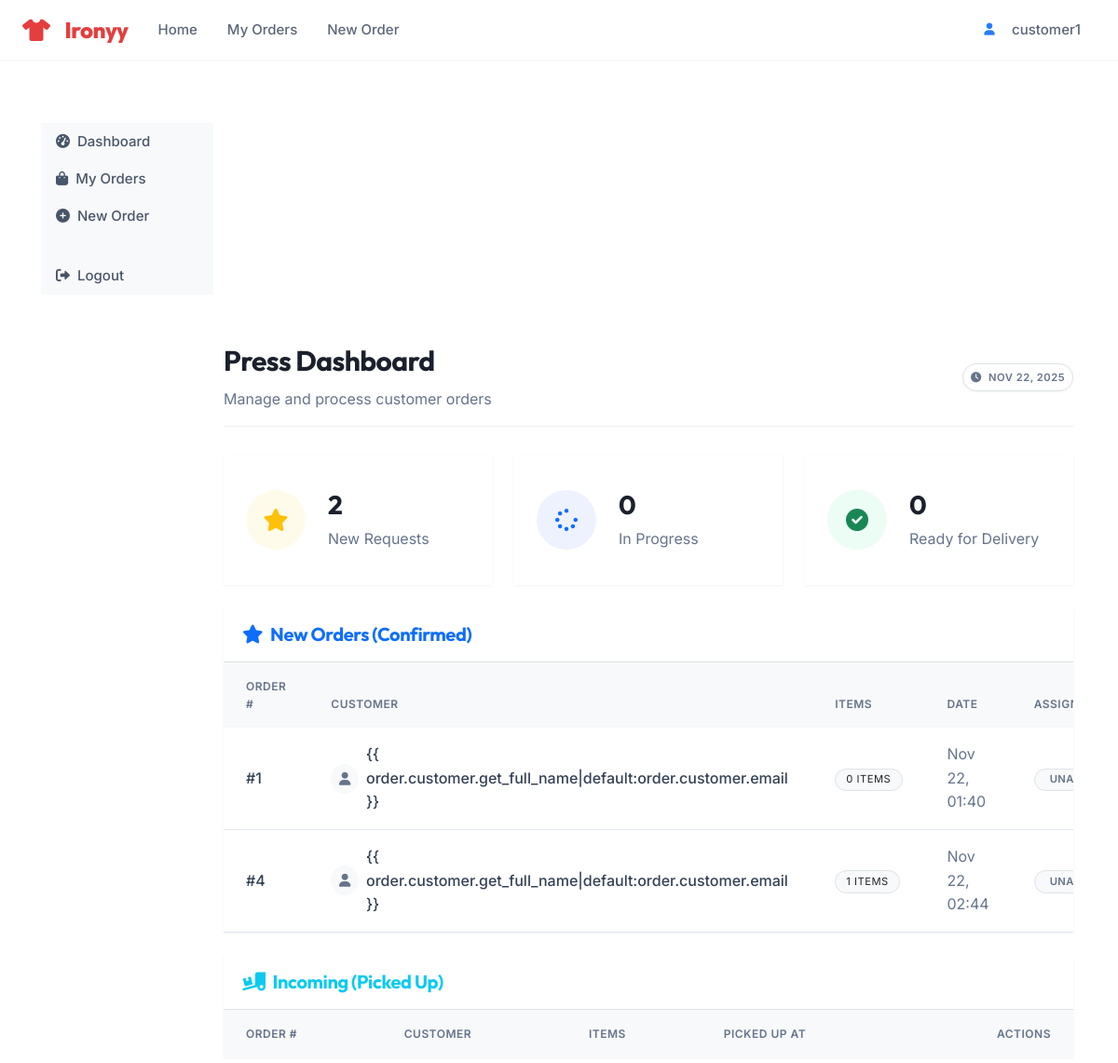
/dashboard/press/ (signed in, upper part), run on an earlier commit of the app's database.
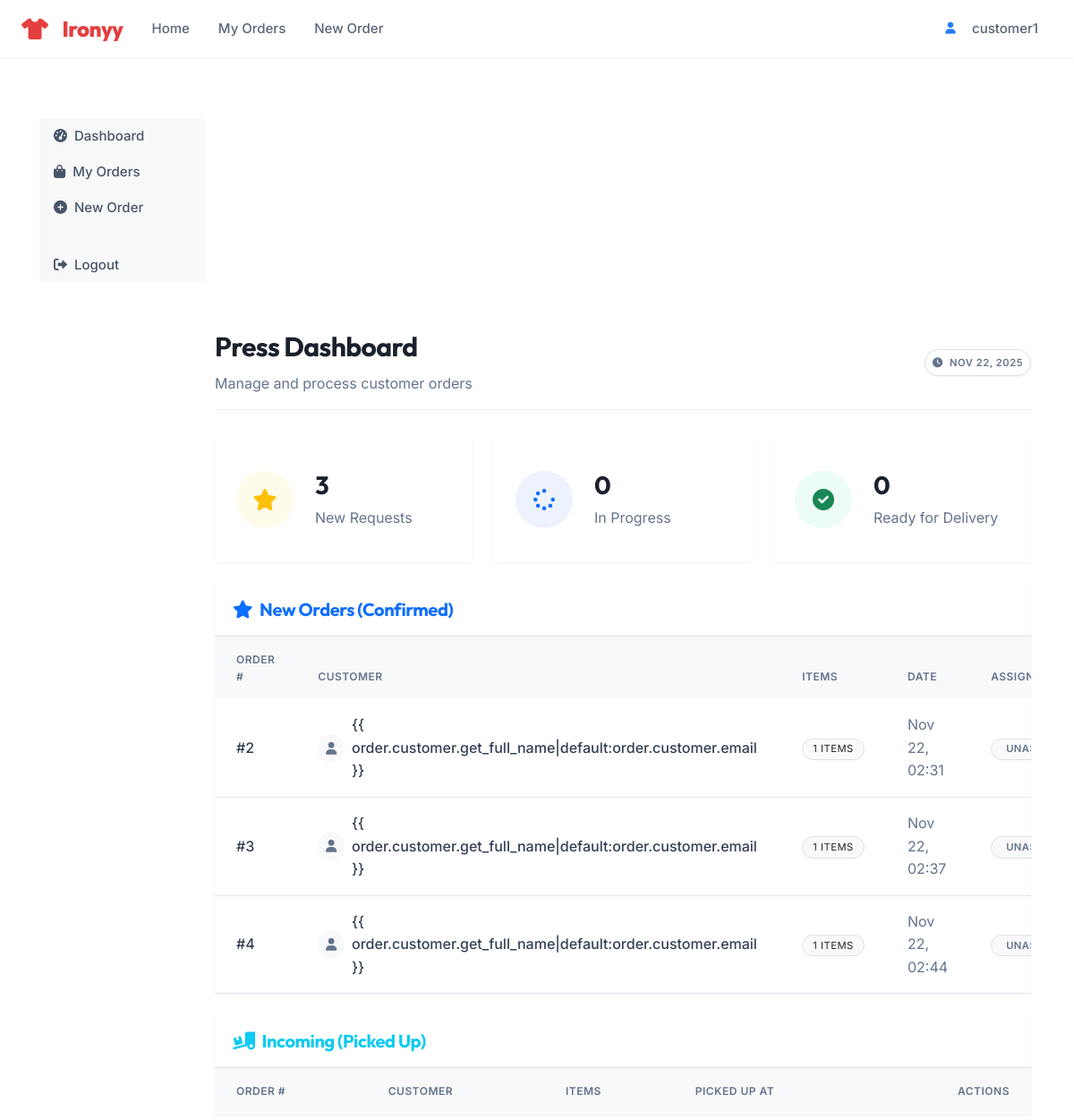
And on a later commit of the database.
### orders/models.py (models this page shows, shortened)
class Order(models.Model):
    class Status(models.TextChoices):
        DRAFT = 'draft', _('Draft')
        PENDING = 'pending', _('Pending Payment')
        CONFIRMED = 'confirmed', _('Confirmed')
        SCHEDULED_FOR_PICKUP = 'scheduled_for_pickup', _('Scheduled for Pickup')
        OUT_FOR_PICKUP = 'out_for_pickup', _('Out for Pickup')
        PICKED_UP = 'picked_up', _('Picked Up')
        PROCESSING = 'processing', _('In Progress')
        READY = 'ready', _('Ready for Delivery')
        OUT_FOR_DELIVERY = 'out_for_delivery', _('Out for Delivery')
        COMPLETED = 'completed', _('Completed')
        CANCELLED = 'cancelled', _('Cancelled')
        REFUNDED = 'refunded', _('Refunded')
        FAILED = 'failed', _('Failed')
    class PaymentStatus(models.TextChoices):
        PENDING = 'pending', _('Pending')
        AUTHORIZED = 'authorized', _('Authorized')
        PAID = 'paid', _('Paid')
        PARTIALLY_REFUNDED = 'partially_refunded', _('Partially Refunded')
        REFUNDED = 'refunded', _('Refunded')
        VOIDED = 'voided', _('Voided')
        FAILED = 'failed', _('Failed')
    class DeliveryType(models.TextChoices):
        PICKUP = 'pickup', _('Pickup')
        DELIVERY = 'delivery', _('Delivery')
    customer = models.ForeignKey(
        User,
        on_delete=models.PROTECT,
        related_name='orders',
        verbose_name=_('customer')
    )
    order_number = models.CharField(
        _('order number'),
        max_length=20,
        unique=True,
        db_index=True
    )
    status = models.CharField(
        _('status'),
        max_length=20,
        choices=Status.choices,
        default=Status.DRAFT,
        db_index=True
    )
    payment_status = models.CharField(
        _('payment status'),
        max_length=20,
        choices=PaymentStatus.choices,
        default=PaymentStatus.PENDING,
        db_index=True
    )
    delivery_type = models.CharField(
        _('delivery type'),
        max_length=10,
        choices=DeliveryType.choices,
        default=DeliveryType.PICKUP
    )
    pickup_address = models.TextField(_('pickup address'), blank=True)
    delivery_address = models.TextField(_('delivery address'), blank=True)
    preferred_pickup_date = models.DateField(_('preferred pickup date'), null=True, blank=True)
    preferred_delivery_date = models.DateField(_('preferred delivery date'), null=True, blank=True)
    subtotal = models.DecimalField(
        _('subtotal'),
        max_digits=10,
        decimal_places=2,
        default=Decimal('0.00')
    )
    tax_amount = models.DecimalField(
        _('tax amount'),
        max_digits=10,
        decimal_places=2,
        default=Decimal('0.00')
    )
    shipping_cost = models.DecimalField(
        _('shipping cost'),
        max_digits=10,
        decimal_places=2,
        default=Decimal('0.00')
    )
    discount_amount = models.DecimalField(
        _('discount amount'),
        max_digits=10,
        decimal_places=2,
        default=Decimal('0.00')
    )
    total_amount = models.DecimalField(
        _('total amount'),
        max_digits=10,
        decimal_places=2,
        default=Decimal('0.00')
    )
    assigned_staff = models.ForeignKey(
        User,
        on_delete=models.SET_NULL,
        null=True,
        blank=True,
        related_name='assigned_orders',
        verbose_name=_('assigned staff')
    )
    delivery_person = models.ForeignKey(
        User,
        on_delete=models.SET_NULL,
        null=True,
        blank=True,
        related_name='delivery_orders',
        verbose_name=_('delivery person')
    )
    created_at = models.DateTimeField(_('created at'), auto_now_add=True)
    updated_at = models.DateTimeField(_('updated at'), auto_now=True)
    confirmed_at = models.DateTimeField(_('confirmed at'), null=True, blank=True)
    completed_at = models.DateTimeField(_('completed at'), null=True, blank=True)
    cancelled_at = models.DateTimeField(_('cancelled at'), null=True, blank=True)
    special_instructions = models.TextField(_('special instructions'), blank=True)
    internal_notes = models.TextField(_('internal notes'), blank=True)
    cancellation_reason = models.TextField(_('cancellation reason'), blank=True)
    payment_method = models.CharField(_('payment method'), max_length=50, blank=True)
    payment_reference = models.CharField(_('payment reference'), max_length=100, blank=True)
    payment_date = models.DateTimeField(_('payment date'), null=True, blank=True)
    class Meta:
        ordering = ['-created_at']

### dashboard/views.py (the view)
# urls.py: path('press/', views.PressDashboardView.as_view(), name='press_dashboard'),
class PressDashboardView(LoginRequiredMixin, ListView):
    model = Order
    template_name = 'dashboard/press_dashboard.html'
    context_object_name = 'orders'
    paginate_by = 10
    def get_queryset(self):
        return Order.objects.filter(
            Q(status=Order.Status.CONFIRMED) |  # New orders to accept
            Q(status=Order.Status.PICKED_UP) |  # Arrived at press
            Q(status=Order.Status.PROCESSING) | # In progress
            Q(status=Order.Status.READY)        # Done, waiting for delivery
        ).order_by('status', 'created_at')
    def get_context_data(self, **kwargs):
        context = super().get_context_data(**kwargs)
        context['pending_requests_count'] = Order.objects.filter(status=Order.Status.CONFIRMED).count()
        context['in_progress_count'] = Order.objects.filter(status=Order.Status.PROCESSING).count()
        context['ready_count'] = Order.objects.filter(status=Order.Status.READY).count()
        return context

### accounts/models.py (called while the page is built)
    def get_short_name(self):
        return self.first_name or self.email.split('@')[0]

    @property
    def is_customer(self):
        return self.role == self.Role.CUSTOMER

    @property
    def is_press(self):
        return self.role == self.Role.PRESS

    @property
    def is_delivery(self):
        return self.role == self.Role.DELIVERY

    @property
    def is_admin(self):
        return self.role == self.Role.ADMIN or self.is_superuser

### templates/dashboard/press_dashboard.html (shortened to what the changed rows need)
{% extends 'dashboard/base_dashboard.html' %}
{% load humanize %}
{% block dashboard_content %}
<div class="dashboard-header d-flex justify-content-between align-items-center">
    <div>
        <h2>Press Dashboard</h2>
    </div>
</div>
<div class="row mb-5">
    <div class="col-md-4 mb-4 mb-md-0">
        <div class="card border-0 shadow-sm h-100">
            <div class="card-body d-flex align-items-center">
                <div>
                    <h3 class="mb-1 fw-bold">{{ pending_requests_count }}</h3>
                    <p class="text-muted mb-0">New Requests</p>
                </div>
            </div>
        </div>
    </div>
</div>
<div class="card border-0 shadow-sm mb-5">
    <div class="card-body p-0">
        <div class="table-responsive">
            <table class="table table-hover align-middle mb-0">
                <thead class="bg-light text-muted text-uppercase small fw-bold">
                    <tr>
                        <th class="ps-4">Order #</th>
                        <th>Customer</th>
                        <th>Items</th>
                        <th>Date</th>
                        <th>Assigned Staff</th>
                    </tr>
                </thead>
                <tbody>
                    {% for order in orders %}
                    {% if order.status == 'confirmed' %}
                    <tr>
                        <td class="ps-4 fw-medium">#{{ order.id }}</td>
                        <td>
                            <div class="d-flex align-items-center">
                                <div class="avatar-circle bg-light text-muted rounded-circle d-flex align-items-center justify-content-center me-2"
                                    style="width: 32px; height: 32px;">
                                    <i class="fas fa-user small"></i>
                                </div>
                                <div>
                                    <div class="fw-medium">{{ order.customer.get_full_name|default:order.customer.email
                                        }}</div>
                                </div>
                            </div>
                        </td>
                        <td><span class="badge bg-light text-dark border fw-normal">{{ order.items.count }} items</span>
                        </td>
                        <td class="text-muted">{{ order.created_at|date:"M d, H:i" }}</td>
                        <td>
                            {% if order.assigned_staff %}
                            <span class="badge bg-primary-subtle text-primary rounded-pill px-3">{{
                                order.assigned_staff.get_full_name|default:order.assigned_staff.email }}</span>
                            {% else %}
                            <span class="badge bg-light text-muted border rounded-pill px-3">Unassigned</span>
                            {% endif %}
                        </td>
                    </tr>
                    {% endif %}
                    {% endfor %}
                </tbody>
            </table>
        </div>
    </div>
</div>
<div class="card border-0 shadow-sm mb-5">
    <div class="card-body p-0">
        <div class="table-responsive">
            <table class="table table-hover align-middle mb-0">
                <thead class="bg-light text-muted text-uppercase small fw-bold">
                    <tr>
                        <th class="ps-4">Order #</th>
                        <th>Customer</th>
                        <th>Items</th>
                        <th>Picked Up At</th>
                        <th class="text-end pe-4">Actions</th>
                    </tr>
                </thead>
            </table>
        </div>
    </div>
</div>
{% endblock %}

What changed in the data, as far as the page shows it:
no longer on this page (row edited): Order: id "1", items.count "0", created_at "Nov 22, 01:40", shows "UNASSIGNED"
now on this page (row edited): Order: id "2", items.count "1", created_at "Nov 22, 02:31", shows "UNASSIGNED"
now on this page (row edited): Order: id "3", items.count "1", created_at "Nov 22, 02:37", shows "UNASSIGNED"
Also different on the page:
{{ pending_requests_count }}: "2" → "3"
